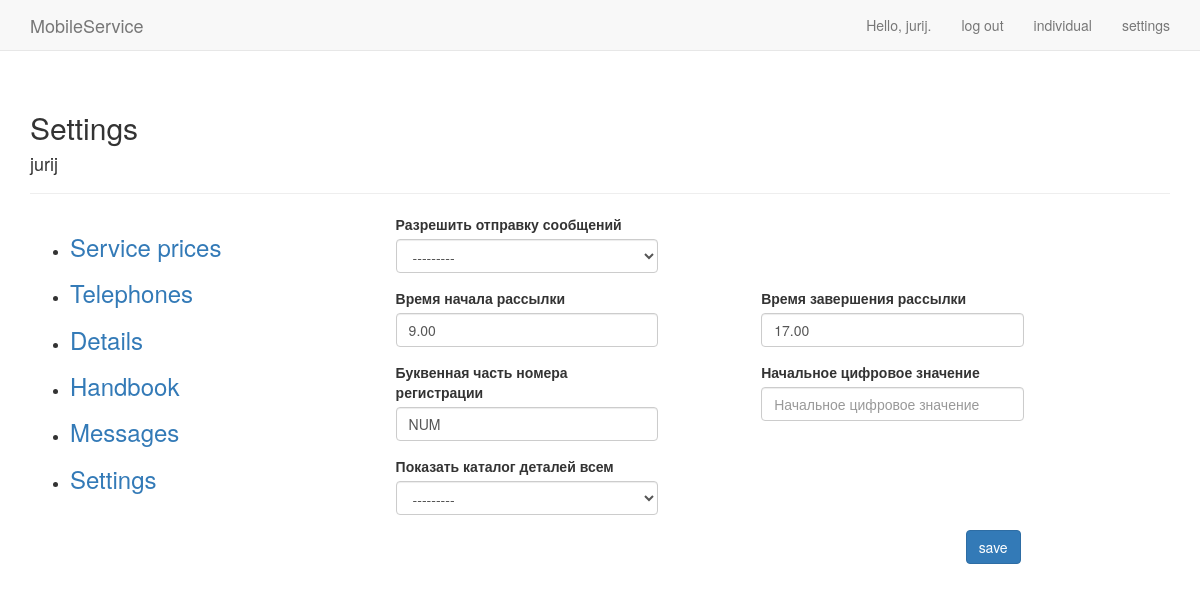
The app's page /send_email/settings_common (signed in), older data.
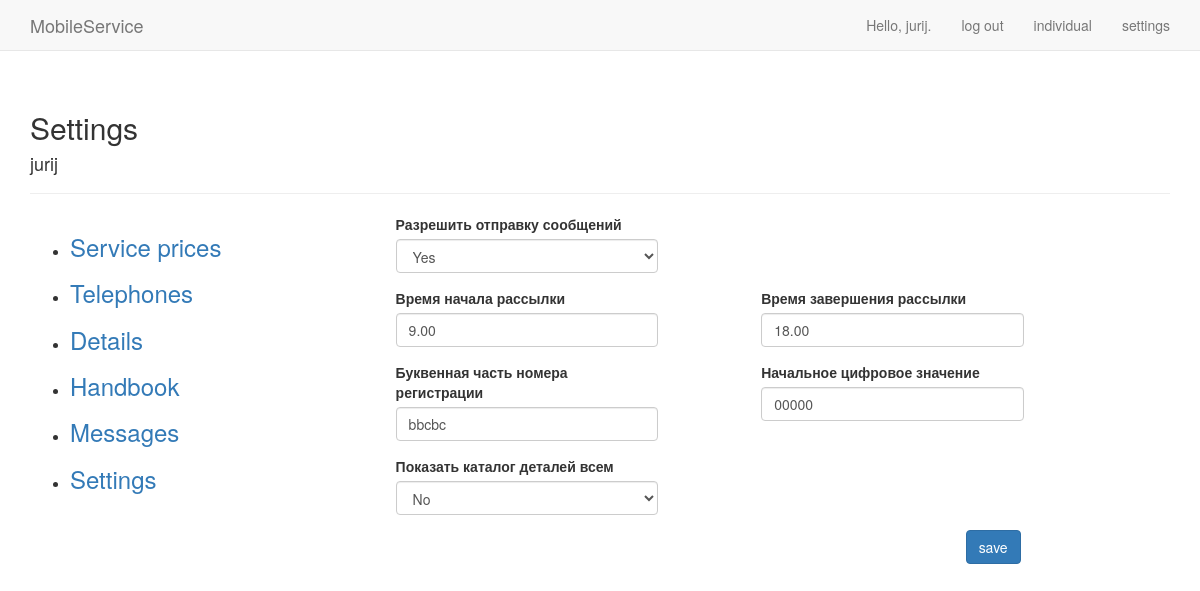
The same page, newer data.
### send_email/models.py (models this page shows)
class Settings_common(models.Model):
    VIS = 'Yes'
    INVIS = 'No'
    DETAIL_VISIBILITY = ((VIS, 'Yes'), (INVIS, 'No'))
    number_reg_letter = models.CharField(max_length=5, default='NUM')
    number_reg_start = models.CharField(max_length=5)
    message_send_start = models.CharField(max_length=5, default='9.00')
    message_send_finish = models.CharField(max_length=5, default='17.00')
    details_visible = models.CharField(max_length=10, choices=DETAIL_VISIBILITY)
    type_message = models.CharField(max_length=20)
    reg_num_set = models.CharField(max_length=20)
    free_set = models.CharField(max_length=20, choices=DETAIL_VISIBILITY)
    owner = models.ForeignKey(User, on_delete=models.CASCADE)

### send_email/views.py (the view, shortened to what this page needs)
# urls.py: path('settings_common', views.settings_common, name='settings_common'),
def settings_common(request):
    set_1 = Settings_common.objects.filter(owner=request.user).first()
    print(set_1.id)
    if set_1:
        set_info = Settings_common.objects.filter(owner=request.user).get(id=set_1.id)
        if request.method != 'POST':
            form = SettingsForm(instance=set_info)
        else:
            form = SettingsForm(instance=set_info, data=request.POST)
            if form.is_valid():
                form.save()
                return HttpResponseRedirect(reverse('users:individual'))
        context = {'form': form, 'set_info': set_info}
        return render(request, 'send_email/settings_common.html', context)

### send_email/forms.py
class SettingsForm(forms.ModelForm):
    class Meta:
        model = Settings_common
        fields = ['message_send_start','message_send_finish','number_reg_letter','number_reg_start','details_visible',
                  'free_set']
        labels = {'message_send_start':'Время начала рассылки','message_send_finish':'Время завершения рассылки',
                  'free_set':'Разрешить отправку сообщений','details_visible':'Показать каталог деталей всем',
                  'number_reg_letter':'Буквенная часть номера регистрации',
                  'number_reg_start':'Начальное цифровое значение'}

### send_email/templates/send_email/settings_common.html (shortened to what this page needs)
{% extends "mobile/base_1.html" %}
{% load bootstrap3 %}
{% block header %}
  <h2>Settings</h2><h4>{{user.username}}</h4>
{% endblock header %}
{% block content %}
  <form action="{% url 'send_email:settings_common' %}" method='post'  class="form" autocomplete="off">
      <div class="row">
        <div class="col-xs-12 col-sm-4 col-sm-offset-1 ">
            {% bootstrap_field form.free_set %}
        </div>
      </div>
      <div class="row">
        <div class="col-xs-12 col-sm-4 col-sm-offset-1 ">
            {% bootstrap_field form.message_send_start %}
        </div>
        <div class ="col-xs-12 col-sm-4 col-sm-offset-1">
          {% bootstrap_field form.message_send_finish %}
        </div>
      </div>
      <div class="row">
          <div class="col-xs-12 col-sm-4 col-sm-offset-1 ">
              {% bootstrap_field form.number_reg_letter %}
          </div>
          <div class="col-xs-12 col-sm-4 col-sm-offset-1 ">
              {% bootstrap_field form.number_reg_start %}
          </div>
      </div>
      <div class="row">
         <div class="col-xs-12 col-sm-4 col-sm-offset-1 ">
              {% bootstrap_field form.details_visible %}
          </div>
      </div>
      {% buttons %}
       <div class="row">
          <div class="col-sm-offset-9 ">
            <button name="submit" class="btn btn-primary">save</button>
          </div>
        </div>
      {% endbuttons %}
    </form>
{% endblock content %}

Row changes from the older to the newer data that the page shows:
changed Settings_common: free_set "---------" → "Yes"; message_send_finish "17.00" → "18.00"; number_reg_letter "NUM" → "bbcbc"; number_reg_start (not shown) → "00000"; details_visible "---------" → "No"
